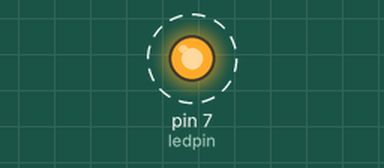
Bench run of a sketch on a simulated Arduino Uno, built with avr-gcc and run on an emulated ATmega328P. Shown: output pins drawn as LEDs (lit = HIGH). Dashed ring = blinking.

Above: at 0.2 s.
Timing chart, 0 to 3.0 s (numbered marks = the images above):
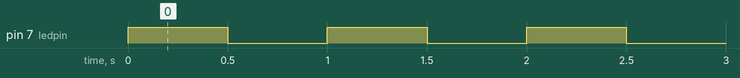

Measured:
- by itself, pin 7 (ledpin): alternates HIGH for 0.50 s and LOW for 0.50 s

The sketch:

blinkLED.ino
```cpp
int ledpin=7;
void setup() {
  pinMode(ledpin,OUTPUT);
}
void loop() {
  digitalWrite(ledpin, HIGH);
  delay(500); //delay is 0.5 sec
  digitalWrite(ledpin, LOW);
  delay(500);
}
```
